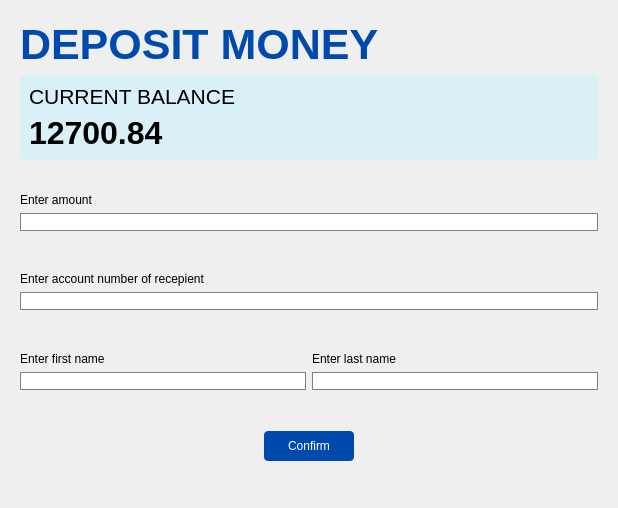
<?xml version="1.0" encoding="UTF-8"?>
<ui version="4.0">
 <class>Form</class>
 <widget class="QWidget" name="Form">
  <property name="geometry">
   <rect>
    <x>0</x>
    <y>0</y>
    <width>618</width>
    <height>508</height>
   </rect>
  </property>
  <property name="windowTitle">
   <string>Form</string>
  </property>
  <layout class="QVBoxLayout" name="verticalLayout_5">
   <item>
    <widget class="QGroupBox" name="groupBox">
     <property name="styleSheet">
      <string notr="true">border: 0;</string>
     </property>
     <property name="title">
      <string/>
     </property>
     <layout class="QVBoxLayout" name="verticalLayout_7">
      <item>
       <widget class="QLabel" name="label">
        <property name="font">
         <font>
          <pointsize>32</pointsize>
          <bold>true</bold>
         </font>
        </property>
        <property name="styleSheet">
         <string notr="true">color: #004aad;</string>
        </property>
        <property name="text">
         <string>DEPOSIT MONEY</string>
        </property>
       </widget>
      </item>
      <item>
       <widget class="QGroupBox" name="groupBox_2">
        <property name="styleSheet">
         <string notr="true">background: #daf0f7;
border-radius: 4px;</string>
        </property>
        <property name="title">
         <string/>
        </property>
        <layout class="QVBoxLayout" name="verticalLayout_2">
         <item>
          <widget class="QLabel" name="balance_tag">
           <property name="font">
            <font>
             <pointsize>16</pointsize>
            </font>
           </property>
           <property name="text">
            <string>CURRENT BALANCE</string>
           </property>
          </widget>
         </item>
         <item>
          <widget class="QLabel" name="balance_label">
           <property name="font">
            <font>
             <pointsize>24</pointsize>
             <bold>true</bold>
            </font>
           </property>
           <property name="text">
            <string>12700.84</string>
           </property>
          </widget>
         </item>
        </layout>
       </widget>
      </item>
      <item>
       <spacer name="verticalSpacer_2">
        <property name="orientation">
         <enum>Qt::Vertical</enum>
        </property>
        <property name="sizeHint" stdset="0">
         <size>
          <width>20</width>
          <height>40</height>
         </size>
        </property>
       </spacer>
      </item>
      <item>
       <layout class="QVBoxLayout" name="verticalLayout_3">
        <item>
         <layout class="QVBoxLayout" name="verticalLayout">
          <item>
           <widget class="QLabel" name="label_3">
            <property name="text">
             <string>Enter amount</string>
            </property>
           </widget>
          </item>
          <item>
           <widget class="QLineEdit" name="amount_box">
            <property name="minimumSize">
             <size>
              <width>0</width>
              <height>0</height>
             </size>
            </property>
            <property name="styleSheet">
             <string notr="true">border: 1px solid gray;</string>
            </property>
            <property name="text">
             <string/>
            </property>
           </widget>
          </item>
          <item>
           <spacer name="verticalSpacer_5">
            <property name="orientation">
             <enum>Qt::Vertical</enum>
            </property>
            <property name="sizeHint" stdset="0">
             <size>
              <width>20</width>
              <height>40</height>
             </size>
            </property>
           </spacer>
          </item>
          <item>
           <widget class="QLabel" name="label_4">
            <property name="text">
             <string>Enter account number of recepient</string>
            </property>
           </widget>
          </item>
          <item>
           <widget class="QLineEdit" name="account_box">
            <property name="minimumSize">
             <size>
              <width>0</width>
              <height>0</height>
             </size>
            </property>
            <property name="accessibleDescription">
             <string/>
            </property>
            <property name="styleSheet">
             <string notr="true">border: 1px solid gray;</string>
            </property>
            <property name="text">
             <string/>
            </property>
           </widget>
          </item>
          <item>
           <spacer name="verticalSpacer_6">
            <property name="orientation">
             <enum>Qt::Vertical</enum>
            </property>
            <property name="sizeHint" stdset="0">
             <size>
              <width>20</width>
              <height>40</height>
             </size>
            </property>
           </spacer>
          </item>
          <item>
           <layout class="QHBoxLayout" name="horizontalLayout">
            <item>
             <layout class="QVBoxLayout" name="verticalLayout_4">
              <item>
               <widget class="QLabel" name="label_6">
                <property name="text">
                 <string>Enter first name</string>
                </property>
               </widget>
              </item>
              <item>
               <widget class="QLineEdit" name="first_name_box">
                <property name="minimumSize">
                 <size>
                  <width>0</width>
                  <height>0</height>
                 </size>
                </property>
                <property name="styleSheet">
                 <string notr="true">border: 1px solid gray;</string>
                </property>
                <property name="text">
                 <string/>
                </property>
               </widget>
              </item>
             </layout>
            </item>
            <item>
             <layout class="QVBoxLayout" name="verticalLayout_6">
              <item>
               <widget class="QLabel" name="label_7">
                <property name="text">
                 <string>Enter last name</string>
                </property>
               </widget>
              </item>
              <item>
               <widget class="QLineEdit" name="last_name_box">
                <property name="minimumSize">
                 <size>
                  <width>0</width>
                  <height>0</height>
                 </size>
                </property>
                <property name="styleSheet">
                 <string notr="true">border: 1px solid gray;</string>
                </property>
                <property name="text">
                 <string/>
                </property>
               </widget>
              </item>
             </layout>
            </item>
           </layout>
          </item>
          <item>
           <spacer name="verticalSpacer_4">
            <property name="orientation">
             <enum>Qt::Vertical</enum>
            </property>
            <property name="sizeHint" stdset="0">
             <size>
              <width>20</width>
              <height>40</height>
             </size>
            </property>
           </spacer>
          </item>
         </layout>
        </item>
        <item alignment="Qt::AlignHCenter">
         <widget class="QPushButton" name="btn_confirm">
          <property name="minimumSize">
           <size>
            <width>90</width>
            <height>30</height>
           </size>
          </property>
          <property name="styleSheet">
           <string notr="true">background: #004aad;
color: #ffffff;
border-radius: 4px;</string>
          </property>
          <property name="text">
           <string>Confirm</string>
          </property>
         </widget>
        </item>
       </layout>
      </item>
      <item>
       <spacer name="verticalSpacer_3">
        <property name="orientation">
         <enum>Qt::Vertical</enum>
        </property>
        <property name="sizeHint" stdset="0">
         <size>
          <width>20</width>
          <height>40</height>
         </size>
        </property>
       </spacer>
      </item>
     </layout>
    </widget>
   </item>
  </layout>
 </widget>
 <resources/>
 <connections/>
</ui>
